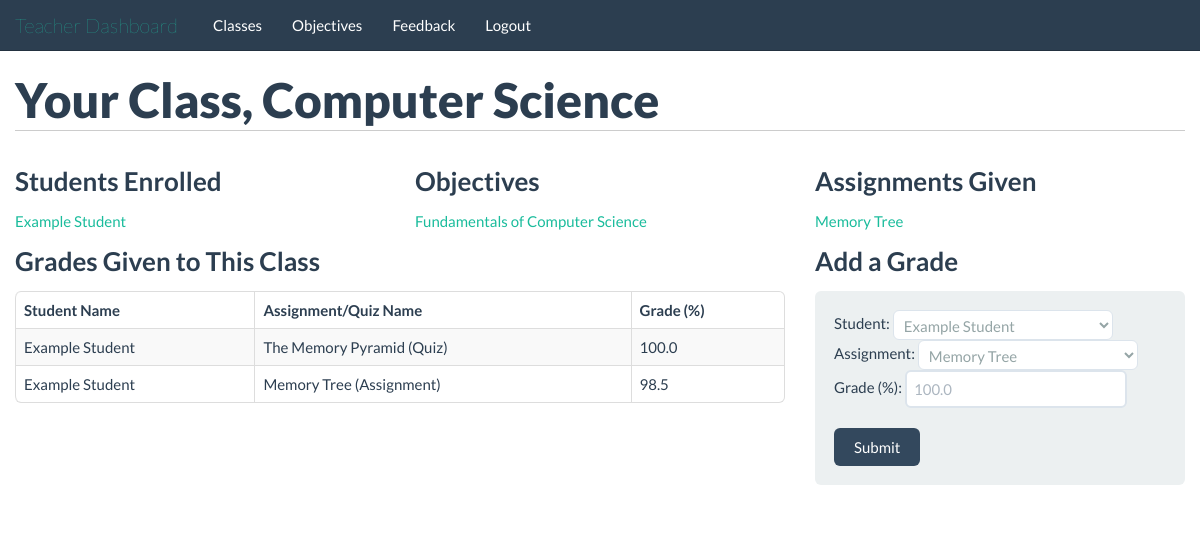
Page /teachers/class/1/ (signed in) on the committed database.
### tables this page shows
CREATE TABLE classes(
id INTEGER PRIMARY KEY,
teacher_id INTEGER,
name TEXT,
FOREIGN KEY(teacher_id) REFERENCES people(id)
);

CREATE TABLE people(
id INTEGER PRIMARY KEY,
isTeacher INTEGER,
username TEXT,
password TEXT,
salt TEXT,
name TEXT,
email TEXT
);

CREATE TABLE topics(
id INTEGER PRIMARY KEY,
class_id INTEGER,
name TEXT,
FOREIGN KEY(class_id) REFERENCES classes(id)
);

CREATE TABLE assignments(
id INTEGER PRIMARY KEY,
class_id INTEGER,
gets_file INTEGER,
turn_in INTEGER,
name TEXT,
description BLOB,
due_date TEXT, topic_id INTEGER,
FOREIGN KEY(class_id) REFERENCES classes(id)
);

CREATE TABLE quiz_grades(
id INTEGER PRIMARY KEY,
student_id integer,
quiz_id INTEGER,
grade REAL,
FOREIGN KEY(student_id) REFERENCES people(id),
FOREIGN KEY(quiz_id) REFERENCES quizzes(id)
);

CREATE TABLE assignment_grades(
id INTEGER PRIMARY KEY,
student_id INTEGER,
assignment_id INTEGER,
grade REAL,
FOREIGN KEY(student_id) REFERENCES people(id),
FOREIGN KEY(assignment_id) REFERENCES assignments(id)
);

### application/teachers.py (the view)
@app.route('/teachers/class/<class_id>/')
@validate_teacher
def class_page(class_id=None):
	class_name = query_db("select name from classes where id=?", [class_id])
	class_name = class_name[0][0]
	return render_template('/teachers/class_page.html', class_id=class_id, class_name=class_name, topics=get_class_topic(class_id), assignments=get_class_assign(class_id), students=get_students_class(class_id), grades=get_class_grades(class_id))

### application/db_connect.py (called while the page is built)
def get_db():
    db = getattr(g, '_database', None)
    if db is None:
        db = g._database = sqlite3.connect(DATABASE)
    return db

@app.teardown_appcontext
def close_connection(exception):
    db = getattr(g, '_database', None)
    if db is not None:
        db.close()

def query_db(query, args=(), one=False):
    cur = get_db().execute(query, args)
    returnval = cur.fetchall()
    cur.close()
    return (returnval[0] if returnval else None) if one else returnval

def validate_teacher(func):
	@wraps(func)
	def f(*args, **kwds):
		if not 'isTeacher' in session:
			return redirect("/")
		if session['isTeacher'] == 0:
			return redirect("/students/")
		return func(*args, **kwds)
	return f

def get_class_topic(class_id):
	topic_data = query_db("select id, name from topics where class_id=?", [class_id])
	topics = []
	for topic in topic_data:
		topic_dict_class = {}
		topic_dict_class['id'] = topic[0]
		topic_dict_class['name'] = topic[1]
		topics.append(topic_dict_class)
	return topics

def get_class_assign(class_id):
	assignment_data = query_db("select id, name, due_date from assignments where topic_id=(select id from topics where class_id=?);", [class_id])
	assignments = []
	for assignment in assignment_data:
		assignment_dict_class = {}
		assignment_dict_class['id'] = assignment[0]
		assignment_dict_class['name'] = str(assignment[1])
		assignment_dict_class['due_date'] = assignment[2]
		assignments.append(assignment_dict_class)
	return assignments

def get_students_class(class_id):
	student_data = query_db("SELECT people.id, name FROM people JOIN roster ON roster.people_id=people.id WHERE roster.class_id=?;", [class_id])
	student_class = []
	for student in student_data:
		student_dict = {}
		student_dict['id'] = student[0]
		student_dict['name'] = student[1]
		student_class.append(student_dict)
	return student_class

### application/templates/teachers/class_page.html (shortened to what this page needs)
{% extends "/teachers/base_template.html" %}
	{% block body %}
		<div class="container">
			<div class="row">
				<div class="span12">
					<h1>Your Class, {{class_name}}</h1>
				</div>
			</div>
			<div class="row">
				<div class="span4">
					<h2>Students Enrolled</h2>
					<ul>
						{% for student in students %}
							<li><a href="/people/{{student.id}}/">{{student.name}}</a></li>
						{% endfor %}
					</ul>
				</div>
				<div class="span4">
					<h2>Objectives</h2>
					<ul>
						{% for topic in topics %}
							<li><a href="/teachers/objectives/{{topic.id}}/">{{topic.name}}</a></li>
						{% endfor %}
					</ul>
				</div>
				<div class="span4">
					<h2>Assignments Given</h2>
					<ul>
						{% for assignment in assignments %}
							<li><a href="/teachers/assignments/{{assignment.id}}/">{{assignment.name}}</a></li>
						{% endfor %}
					</ul>
				</div>
			</div>
			<div class="row">
				<div class="span8">
					<h2>Grades Given to This Class</h2>
					{% if grades %}
						<table class="table table-striped table-hover table-bordered">
							<thead>
								<tr>
									<th>Student Name</th>
									<th>Assignment/Quiz Name</th>
									<th>Grade (%)</th>
								</tr>
							</thead>
							<tbody>
								{% for grade in grades %}
									<tr>
										<td>{{grade.student_name}}</td>
										<td>{{grade.thing_name}}</td>
										<td>{{grade.grade}}</td>
									</tr>
								{% endfor %}
							</tbody>
						</table>
					{% else %}
						<p><strong>No grades have been given to this class.</strong></p>
					{% endif %}
				</div>
				<div class="span4">
					<h2>Add a Grade</h2>
					<form action="/teachers/grades/add/{{class_id}}/" method="POST" class="form-horizontal well">
						<fieldset>
							<div><span>Student: </span>
								<select name="student"  required>
									{% for student in students %}
										<option value="{{student.id}}">{{student.name}}</option>
									{% endfor %}
								</select>
							</div>
							<div><span>Assignment: </span>
								<select name="assignment" required>
									{% for assignment in assignments %}
										<option value="{{assignment.id}}">{{assignment.name}}</option>
									{% endfor %}
								</select>
							</div>
							<div><span>Grade (%): </span><input  required type="number" name="grade" placeholder="100.0" min="0" max="100" step="0.1"/></div>
							<br/><input type="submit" class="btn btn-primary" />
						</fieldset>
					</form>
				</div>
			</div>
		</div>
	{% endblock %}

### application/templates/teachers/base_template.html (shortened to what this page needs)
{% set navigation_items = [
	('/teachers/classes/', 'classes', 'Classes'),
	('/teachers/topics/', 'topics', 'Objectives'),
	('/teachers/feedback/', 'feedback', 'Feedback'),
	('/logout/', 'logout', 'Logout'),
] -%}
{% set active_page = active_page -%}
<!doctype html>
<html>
	<head>
		<link href="/static/bootstrap.min.css" rel="stylesheet" />
		<link href="/static/bootstrap-responsive.css" rel="stylesheet" />
	</head>
	<body>
		<header>
			<nav class="navbar navbar-fixed-top">
				<div class="navbar-inner">
					<div class="container">
						<a class="brand" href="/teachers/">Teacher Dashboard</a>
						<div class="nav-collapse collapse">
							<ul class="nav" id="main-menu-left">
								{% for link_href, link_name, link_text in navigation_items %}
									<li
										{% if link_name == active_page %} class="active"{% endif%}>
										<a href="{{ link_href|e }}">{{ link_text|e }}</a>
									</li>
								{% endfor %}
							</ul>
						</div>
					</div>
				</div>
			</nav>
		</header>
		<main>
			{% block body %}{% endblock %}
		</main>
	</body>
</html>

### application/templates/teachers/base_template.html (style rules this page uses)
main { margin-top: 70px; }
h1 { border-bottom: 1px solid #ccc; padding-bottom: 10px; margin-bottom: 20px; }
h2 { font-size: 26px; }

### application/templates/teachers/class_page.html (style rules this page uses)
ul { list-style-type: none; margin: 0; }

### rows in the picture
classes: name "Computer Science"
people: name "Example Student"
topics: name "Fundamentals of Computer Science"
assignments: name "Memory Tree"
quiz_grades: student_name "Example Student", thing_name "The Memory Pyramid (Quiz)", grade "100.0"
assignment_grades: student_name "Example Student", thing_name "Memory Tree (Assignment)", grade "98.5"

### other values in the picture
{{ link_text|e }} "Classes" "Objectives" "Feedback" "Logout"
form field student "Example Student"
form field assignment "Memory Tree"
